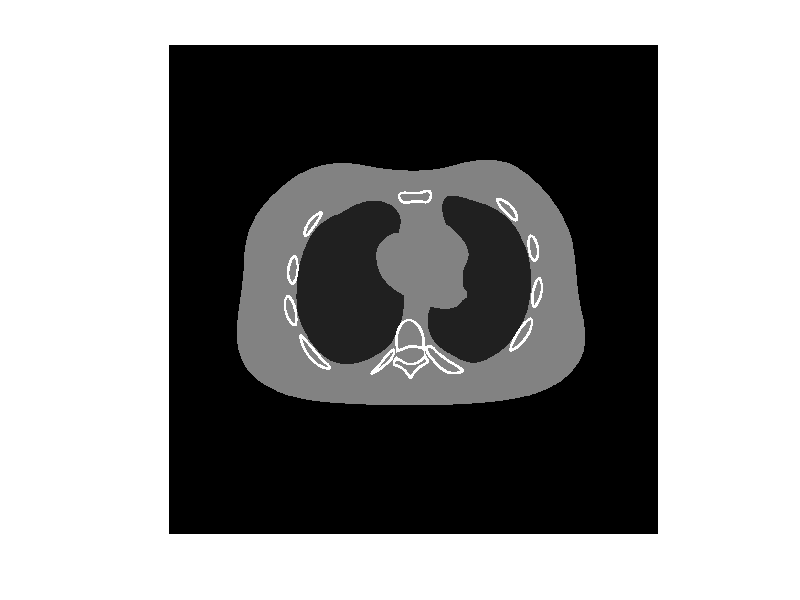

Source code (MATLAB): (Note: this script raises an error after producing the figure.)
%% Actual Shepp Logan phantom
SL = [  2   .69   .92    0     0     0   
        -.98 .6624 .8740   0  -.0184   0
        -.02 .1100 .3100  .22    0    -18
        -.02 .1600 .4100 -.22    0     18
         .01 .2100 .2500   0    .35    0
         .01 .0460 .0460   0    .1     0
         .01 .0460 .0460   0   -.1     0
         .01 .0460 .0230 -.08  -.605   0 
         .01 .0230 .0230   0   -.606   0
         .01 .0230 .0460  .06  -.605   0   ];
P = phantom(SL, 512);
save phantoms/sl-512.mat P
% imwrite(P, 'sl-256.png', 'BitDepth',16);

%% Modified Shepp-Logan
P = phantom(512);
save phantoms/mod-sl-512.mat P

%% Ncat
% How it was generated
% 	imgBig = read_ncat('nx', 1024, 'ny', 1024, 'marrow', true, ...
% 		'mu', [0 0.05 0.2 0.4 0.4 0.2]/0.2*1000); % True highres NCAT
% 	imgBig = single(imgBig) / single(max(imgBig(:))) * 0.4; % convert to 1/cm units

load phantoms/ncat-1024.mat
figure(1), imshow(P, [])

scale = 256;
P = imresize(P, scale / 1024, 'lanczos3');
figure(2), imshow(P, []), colorbar
save(sprintf('phantoms/ncat-%d.mat', scale), 'P')

%% Per iteration SNR for different # of projections
%

algs = {
  % ASTRA types
  %
  struct('name','SART', 'type','astra', ...
    'clr','k', 'lstyle','-', 'marker','d', ...
    'alg','SART', ...
    'alg_params', struct('iter',1, ...
      'option',struct('UseMinConstraint',1, 'MinConstraintValue',0, ...
      'UseMaxConstraint',0, 'MaxConstraintValue',1, ...
      'Alpha',1, 'Lambda',1e3, 'ComputeIterationMetrics',1, ...
      'ClearReconstruction',1, 'UseJacobiPreconditioner',0, ...
      'UseBSSART',0)))
      
  struct('name','SART-2', 'type','astra', ...
    'clr','k', 'lstyle','--', 'marker','d', ...
    'alg','SART', ...
    'alg_params', struct('iter',1, ...
      'option',struct('UseMinConstraint',1, 'MinConstraintValue',0, ...
      'UseMaxConstraint',0, 'MaxConstraintValue',1, ...
      'Alpha',1.99, 'Lambda',1e3, 'ComputeIterationMetrics',1, ...
      'ClearReconstruction',1, 'UseJacobiPreconditioner',0, ...
      'UseBSSART',0)))

  struct('name','SART-0.1', 'type','astra', ...
    'clr','k', 'lstyle','-.', 'marker','d', ...
    'alg','SART', ...
    'alg_params', struct('iter',1, ...
      'option',struct('UseMinConstraint',1, 'MinConstraintValue',0, ...
      'UseMaxConstraint',0, 'MaxConstraintValue',1, ...
      'Alpha',.1, 'Lambda',1e3, 'ComputeIterationMetrics',1, ...
      'ClearReconstruction',1, 'UseJacobiPreconditioner',0, ...
      'UseBSSART',0)))

%   struct('name','SART-0.5', 'type','astra', 'clr','-rd', ...
%     'alg','SART', ...
%     'alg_params', struct('iter',1, ...
%       'option',struct('UseMinConstraint',1, 'MinConstraintValue',0, ...
%       'UseMaxConstraint',0, 'MaxConstraintValue',1, ...
%       'Alpha',0.5, 'Lambda',1e3, 'ComputeIterationMetrics',1, ...
%       'ClearReconstruction',1, 'UseJacobiPreconditioner',0, ...
%       'UseBSSART',0)))
% 
%   struct('name','SART-0.1', 'type','astra', 'clr','-gd', ...
%     'alg','SART', ...
%     'alg_params', struct('iter',1, ...
%       'option',struct('UseMinConstraint',1, 'MinConstraintValue',0, ...
%       'UseMaxConstraint',0, 'MaxConstraintValue',1, ...
%       'Alpha',0.1, 'Lambda',1e3, 'ComputeIterationMetrics',1, ...
%       'ClearReconstruction',1, 'UseJacobiPreconditioner',0, ...
%       'UseBSSART',0)))
      
%   struct('name','SART-0.9', 'type','astra', 'clr','-gd', ...
%     'alg','SART', ...
%     'alg_params', struct('iter',1, ...
%       'option',struct('UseMinConstraint',1, 'MinConstraintValue',0, ...
%       'UseMaxConstraint',0, 'MaxConstraintValue',1, ...
%       'Alpha',0.9, 'Lambda',1e3, 'ComputeIterationMetrics',1, ...
%       'ClearReconstruction',1, 'UseJacobiPreconditioner',0, ...
%       'UseBSSART',0)))
%       
%   struct('name','SART-1.9', 'type','astra', 'clr','-bd', ...
%     'alg','SART', ...
%     'alg_params', struct('iter',1, ...
%       'option',struct('UseMinConstraint',1, 'MinConstraintValue',0, ...
%       'UseMaxConstraint',0, 'MaxConstraintValue',1, ...
%       'Alpha',1.9, 'Lambda',1e3, 'ComputeIterationMetrics',1, ...
%       'ClearReconstruction',1, 'UseJacobiPreconditioner',0, ...
%       'UseBSSART',0)))
      
%   struct('name','SART-PROX', 'type','astra', 'clr','-.k<', ...
%     'alg','SART-PROX', ...
%     'alg_params', struct('iter',1, ...
%       'option',struct('UseMinConstraint',1, 'MinConstraintValue',0, ...
%       'UseMaxConstraint',0, 'MaxConstraintValue',1, ...
%       'Alpha',1, 'Lambda',1e1, 'ComputeIterationMetrics',1, ...
%       'ClearReconstruction',1, 'UseJacobiPreconditioner',0, ...
%       'UseBSSART',0)))
      
  struct('name','BSSART', 'type','astra', ...
    'clr',[1 0.5 0], 'lstyle','-', 'marker','d', ...
    'alg','SART', ...
    'alg_params', struct('iter',1, ...
      'option',struct('UseMinConstraint',1, 'MinConstraintValue',0, ...
      'UseMaxConstraint',0, 'MaxConstraintValue',1, ...
      'Alpha',1, 'Lambda',1e3, 'ComputeIterationMetrics',1, ...
      'ClearReconstruction',1, 'UseJacobiPreconditioner',0, ...
      'UseBSSART',1)))

  struct('name','BSSART-2', 'type','astra', ...
    'clr',[1 0.5 0], 'lstyle','--', 'marker','d', ...
    'alg','SART', ...
    'alg_params', struct('iter',1, ...
      'option',struct('UseMinConstraint',1, 'MinConstraintValue',0, ...
      'UseMaxConstraint',0, 'MaxConstraintValue',1, ...
      'Alpha',1.99, 'Lambda',1e3, 'ComputeIterationMetrics',1, ...
      'ClearReconstruction',1, 'UseJacobiPreconditioner',0, ...
      'UseBSSART',1)))
      
  struct('name','ART', 'type','astra', ...
    'clr','r', 'lstyle','-', 'marker','s', ...
    'alg','ART', ...
    'alg_params', struct('iter',1, ...
      'option',struct('UseMinConstraint',1, 'MinConstraintValue',0, ...
      'UseMaxConstraint',0, 'MaxConstraintValue',1, ...
      'Alpha',1, 'Lambda',1e3, 'ComputeIterationMetrics',1, ...
      'ClearReconstruction',1, 'UseJacobiPreconditioner',0, ...
      'UseBSSART',0)))

	struct('name','ART-2', 'type','astra', ...
    'clr','r', 'lstyle','--', 'marker','s', ...
    'alg','ART', ...
    'alg_params', struct('iter',1, ...
      'option',struct('UseMinConstraint',1, 'MinConstraintValue',0, ...
      'UseMaxConstraint',0, 'MaxConstraintValue',1, ...
      'Alpha',1.99, 'Lambda',1e3, 'ComputeIterationMetrics',1, ...
      'ClearReconstruction',1, 'UseJacobiPreconditioner',0, ...
      'UseBSSART',0)))

  struct('name','SIRT', 'type','astra', ...
    'clr','b', 'lstyle','-', 'marker','x', ...
    'alg','SIRT', ...
    'alg_params', struct('iter',1, ...
      'option',struct('UseMinConstraint',1, 'MinConstraintValue',0, ...
      'UseMaxConstraint',0, 'MaxConstraintValue',1, ...
      'Alpha',1, 'Lambda',1e3, 'ComputeIterationMetrics',1, ...
      'ClearReconstruction',1, 'UseJacobiPreconditioner',0, ...
      'UseBSSART',0)))

  struct('name','SIRT-2', 'type','astra', ...
    'clr','b', 'lstyle','--', 'marker','x', ...
    'alg','SIRT', ...
    'alg_params', struct('iter',1, ...
      'option',struct('UseMinConstraint',1, 'MinConstraintValue',0, ...
      'UseMaxConstraint',0, 'MaxConstraintValue',1, ...
      'Alpha',1.99, 'Lambda',1e3, 'ComputeIterationMetrics',1, ...
      'ClearReconstruction',1, 'UseJacobiPreconditioner',0, ...
      'UseBSSART',0)))

	struct('name','BICAV', 'type','astra', ...
    'clr','g', 'lstyle','-', 'marker','*', ...
    'alg','BICAV', ...
    'alg_params', struct('iter',1, ...
      'option',struct('UseMinConstraint',1, 'MinConstraintValue',0, ...
      'UseMaxConstraint',0, 'MaxConstraintValue',1, ...
      'Alpha',1, 'Lambda',1e3, 'ComputeIterationMetrics',1, ...
      'ClearReconstruction',1, 'UseJacobiPreconditioner',0, ...
      'UseBSSART',0)))

	struct('name','BICAV-2', 'type','astra', ...
    'clr','g', 'lstyle','--', 'marker','*', ...
    'alg','BICAV', ...
    'alg_params', struct('iter',1, ...
      'option',struct('UseMinConstraint',1, 'MinConstraintValue',0, ...
      'UseMaxConstraint',0, 'MaxConstraintValue',1, ...
      'Alpha',1.99, 'Lambda',1e3, 'ComputeIterationMetrics',1, ...
      'ClearReconstruction',1, 'UseJacobiPreconditioner',0, ...
      'UseBSSART',0)))
      
  struct('name','OS-SQS', 'type','astra', ...
    'clr','m', 'lstyle','-', 'marker','^', ...
    'alg','OS-SQS', ...
    'alg_params', struct('iter',1, ...
      'option',struct('UseMinConstraint',1, 'MinConstraintValue',0, ...
      'UseMaxConstraint',0, 'MaxConstraintValue',1, ...
      'Alpha',1, 'Lambda',1e3, 'ComputeIterationMetrics',1, ...
      'ClearReconstruction',1, 'UseJacobiPreconditioner',0, ...
      'UseBSSART',0)))

  struct('name','OS-SQS-0.1', 'type','astra', ...
    'clr','m', 'lstyle','-.', 'marker','^', ...
    'alg','OS-SQS', ...
    'alg_params', struct('iter',1, ...
      'option',struct('UseMinConstraint',1, 'MinConstraintValue',0, ...
      'UseMaxConstraint',0, 'MaxConstraintValue',1, ...
      'Alpha',.1, 'Lambda',1e3, 'ComputeIterationMetrics',1, ...
      'ClearReconstruction',1, 'UseJacobiPreconditioner',0, ...
      'UseBSSART',0)))
      
%   struct('name','OS-SQS-0.5', 'type','astra', 'clr','-r^', ...
%     'alg','OS-SQS', ...
%     'alg_params', struct('iter',1, ...
%       'option',struct('UseMinConstraint',1, 'MinConstraintValue',0, ...
%       'UseMaxConstraint',0, 'MaxConstraintValue',1, ...
%       'Alpha',0.5, 'Lambda',1e3, 'ComputeIterationMetrics',1, ...
%       'ClearReconstruction',1, 'UseJacobiPreconditioner',0, ...
%       'UseBSSART',0)))
% 
%   struct('name','OS-SQS-0.1', 'type','astra', 'clr','-g^', ...
%     'alg','OS-SQS', ...
%     'alg_params', struct('iter',1, ...
%       'option',struct('UseMinConstraint',1, 'MinConstraintValue',0, ...
%       'UseMaxConstraint',0, 'MaxConstraintValue',1, ...
%       'Alpha',.1, 'Lambda',1e3, 'ComputeIterationMetrics',1, ...
%       'ClearReconstruction',1, 'UseJacobiPreconditioner',0, ...
%       'UseBSSART',0)))
      
  struct('name','CGLS', 'type','astra', ...
    'clr',[0.5 0.5 0.5], 'lstyle','-', 'marker','v', ...
    'alg','CGLS', ...
    'alg_params', struct('iter',1, ...
      'option',struct('UseMinConstraint',1, 'MinConstraintValue',0, ...
      'UseMaxConstraint',0, 'MaxConstraintValue',1, ...
      'Alpha',2, 'Lambda',1e3, 'ComputeIterationMetrics',1, ...
      'ClearReconstruction',1, 'UseJacobiPreconditioner',0, ...
      'UseBSSART',0)))      
  };

phantoms = {'mouse'}; {'ncat', 'mod-sl'};
num_projs = [15, 30, 60, 90, 180]; 
noise_levels = 0; %[0, .005, .01, .05, .1]; %.001
proj_types = {'mouse'}; %{'fan', 'parallel'};
iter = 30;
prefix = '';
plt = 'per_iter';

for phantom = phantoms
  for num_proj = num_projs
    for noise_level = noise_levels
      for proj_type = proj_types
        % put args
        arg = struct('phan',phantom, 'phan_size',512, 'path','./plots', ...
          'noise_type','gauss', 'noise_level',noise_level, ...
          'num_proj',num_proj, 'iter',iter, 'recompute',1, ...
          'proj_type',proj_type, 'prefix',prefix);
        % call
        ma_run_and_plot(plt, arg, algs);
      end
    end
  end
end


%%

addpath I:/temp/astra-1.7.1beta-src/matlab/tools/
addpath I:/temp/astra-1.7.1beta-src/bin/x64/Release/

arg = struct('phan','mod-sl', 'phan_size',512, 'path','./plots', ...
  'noise_type','gauss', 'noise_level',.001, ...
  'num_proj',15, 'iter',30, 'recompute',1, ...
  'proj_type','fan');
% call
ma_fig_periter(arg, algs(1:2));

%%
arg = struct('phan','mouse', 'phan_size',512, 'path','./plots', ...
  'noise_type','gauss', 'noise_level',.001, ...
  'num_proj',15, 'iter',30, 'recompute',1, ...
  'proj_type','mouse');
% call
ma_fig_periter(arg, algs(1));

%% Extracting the data

pat = 'C:/Program Files (x86)/Exxim_Mouse_Example/raw.%04d';

sino = zeros(195, 512);
row = 128;
for i=0:194
  % read
  f = fopen(sprintf(pat, i), 'rb');
  im = fread(f, 256*512, 'int16');
  % reshape: it's row major
  im = reshape(im, 512,256)';
  % take the middle row
  sino(i+1, :) = im(row,:);
  fclose(f);
end
%
% read offset
offset_file = 'C:/Program Files (x86)/Exxim_Mouse_Example/offset';
offset = fread(fopen(offset_file, 'rb'), 256*512, 'int16');
offset = reshape(offset, 512,256)';
offset = offset(row, :);

% read air raw
airraw_file = 'C:/Program Files (x86)/Exxim_Mouse_Example/airraw';
airraw = fread(fopen(airraw_file, 'rb'), 256*512, 'int16');
airraw = reshape(airraw, 512,256)';
airraw = airraw(row, :);

% Correction
%   S (u,v) = log ( S_air(u,v) - S_offset(u,v) ) - log (S_prj_in(u,v) - S_offset(u,v) )
save phantoms/mouse-raw.mat sino airraw offset

%% Computing the GT volume

phan_size = 512;
det_size = 4/3; 0.16176;
num_det = 512;
sdd = 529.59 * (4/3) / .16176;
sid = sdd * (phan_size/2) / (num_det/2 * det_size); %395.730011;
proj_geom = astra_create_proj_geom('fanflat', det_size, num_det, ...
  (0:194)*pi/180 + pi/2, sid, sdd - sid); %2*pi
vol_geom = astra_create_vol_geom(phan_size, phan_size);

% projector
proj_id = astra_create_projector('line_fanflat', proj_geom, vol_geom);
  
pp = load('phantoms/mouse-raw.mat');
% get rid of negative values
% correction
air = bsxfun(@minus, pp.airraw, pp.offset);
% air(air < 0) = min(air(air > 0));

sino = bsxfun(@minus, double(pp.sino), pp.offset);
% sino(sino < 0) = 1;

sino = bsxfun(@minus, log(air), log(sino));

% copy last column
sino(:, end) = sino(:, end-1);
% sino(rows, cols) = repmat(log(air(cols)), length(rows), 1);
% sino(isinf(sino)) = min(sino(:));
% sino = log(60e3) - log(sino);
%   sino = sino - min(sino(:));
% shift left by 4 (detector offset)
ss = sino;
sino(:,1:end-4) = sino(:,5:end);
sino(:,end-3:end) = ss(:,1:4);
% sino(:,end-3:end) = min(sino(:));
%   sino = fliplr(sino);
sino(sino < 0) = 0;
% multiply by 10 to make in cm^-1 
sino = sino * 10;
  
in_params = struct('vol_geom',vol_geom, 'proj_geom',proj_geom, ...
  'gt_vol',[], 'sino',sino, 'proj_id',proj_id, ...
  'wi',ones(size(sino)), 'fbp',[], 'prox_in',[]);

alg = 'SART';
alg_params = struct('iter',500, ...
    'option',struct('UseMinConstraint',1, 'MinConstraintValue',0, ...
      'UseMaxConstraint',0, 'MaxConstraintValue',1, ...
      'Alpha',.1, 'Lambda',1e3, 'ComputeIterationMetrics',0, ...
      'ClearReconstruction',1, 'UseBSSART',1));

P = ma_alg_astra(alg, in_params, alg_params);
astra_mex_projector('delete', proj_id);

phan_file = 'phantoms/mouse-sart-512.mat';
save(phan_file, 'P', 'sino');
%%  
figure(3), imshow(P, []), colorbar
figure(2), hist(P(:), (0:.01:.3))


